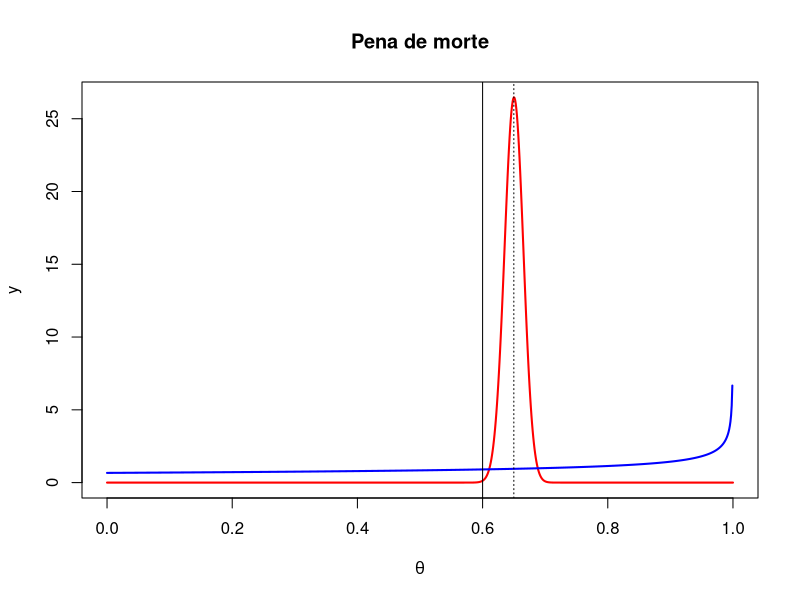
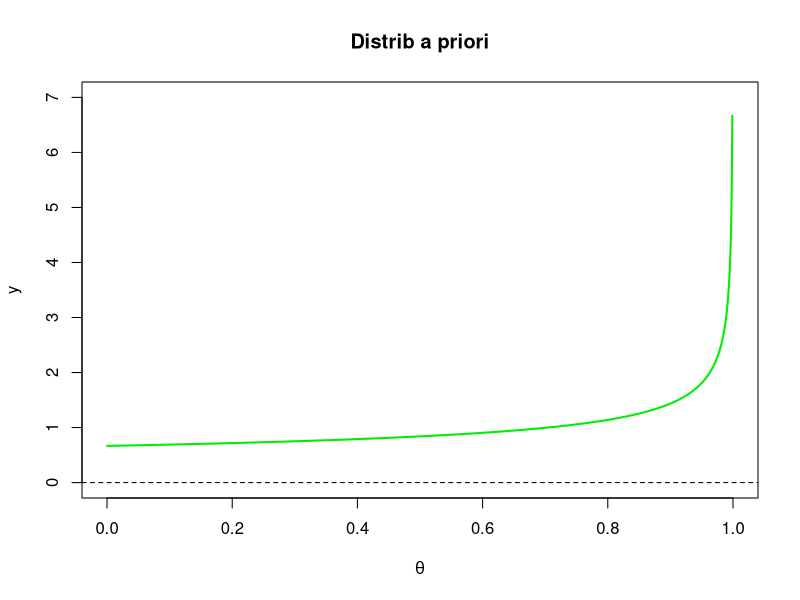

Generate these figures, in order, with R:
# ===================================================================
# EXERC 4
# ===================================================================
# Hiperparametros 

a.priori<-1; b.priori<-2/3
(var.priori<-(a.priori*b.priori)/((a.priori+b.priori)^2*(a.priori+b.priori+1)))

# Grelha de valores de theta
theta<-seq(0,1,0.001)

y.priori<-dbeta(theta,shape1=a.priori,shape2=b.priori)

# Parametros da dist a posteriori
a.post<-650+a.priori
b.post<-350+b.priori
y.post<-dbeta(theta,shape1=a.post,shape2=b.post)
(med.post<-a.post/(a.post+b.post))
(var.post<-(a.post*b.post)/((a.post+b.post)^2*(a.post+b.post+1)))
(sqrt(var.post))

plot(theta,y.post,type="l",col="red",xlab=expression(theta),
     ylab="y",lwd=2,main="Pena de morte")
lines(theta,y.priori,col="blue",lwd=2)
abline(v=0.6,lty=1)
abline(v=med.post,lty=3)

win.graph()
plot(theta,y.priori,type="l",col="green2",xlab=expression(theta),
     ylab="y",lwd=2,main="Distrib a priori",ylim=c(0,7))
abline(h=0,lty=2)

# ===================================================================